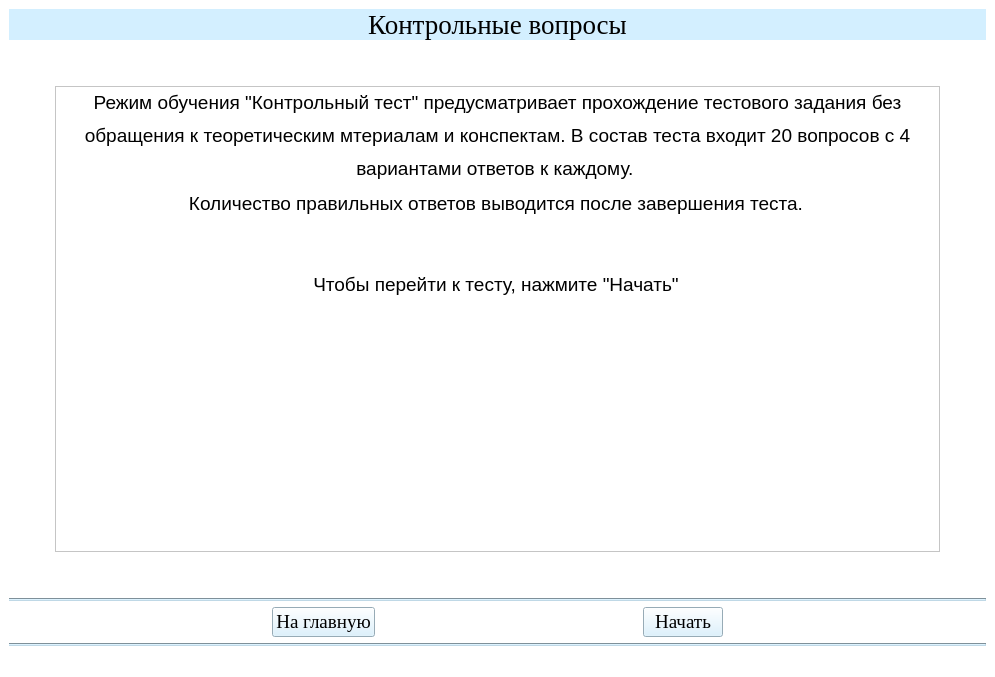
<?xml version="1.0" encoding="UTF-8"?>
<ui version="4.0">
 <class>Test0Window</class>
 <widget class="QMainWindow" name="Test0Window">
  <property name="geometry">
   <rect>
    <x>0</x>
    <y>0</y>
    <width>995</width>
    <height>677</height>
   </rect>
  </property>
  <property name="windowTitle">
   <string>АУК</string>
  </property>
  <property name="styleSheet">
   <string notr="true">background-color: rgb(255, 255, 255);</string>
  </property>
  <widget class="QWidget" name="centralwidget">
   <layout class="QGridLayout" name="gridLayout">
    <item row="1" column="0">
     <spacer name="horizontalSpacer_2">
      <property name="orientation">
       <enum>Qt::Horizontal</enum>
      </property>
      <property name="sizeType">
       <enum>QSizePolicy::Fixed</enum>
      </property>
      <property name="sizeHint" stdset="0">
       <size>
        <width>40</width>
        <height>20</height>
       </size>
      </property>
     </spacer>
    </item>
    <item row="1" column="2">
     <spacer name="horizontalSpacer_5">
      <property name="orientation">
       <enum>Qt::Horizontal</enum>
      </property>
      <property name="sizeType">
       <enum>QSizePolicy::Fixed</enum>
      </property>
      <property name="sizeHint" stdset="0">
       <size>
        <width>40</width>
        <height>20</height>
       </size>
      </property>
     </spacer>
    </item>
    <item row="1" column="1">
     <layout class="QVBoxLayout" name="verticalLayout_2">
      <item>
       <spacer name="verticalSpacer_2">
        <property name="orientation">
         <enum>Qt::Vertical</enum>
        </property>
        <property name="sizeType">
         <enum>QSizePolicy::Fixed</enum>
        </property>
        <property name="sizeHint" stdset="0">
         <size>
          <width>20</width>
          <height>40</height>
         </size>
        </property>
       </spacer>
      </item>
      <item>
       <widget class="QTextBrowser" name="textBrowser">
        <property name="html">
         <string>&lt;!DOCTYPE HTML PUBLIC &quot;-//W3C//DTD HTML 4.0//EN&quot; &quot;http://www.w3.org/TR/REC-html40/strict.dtd&quot;&gt;
&lt;html&gt;&lt;head&gt;&lt;meta name=&quot;qrichtext&quot; content=&quot;1&quot; /&gt;&lt;style type=&quot;text/css&quot;&gt;
p, li { white-space: pre-wrap; }
&lt;/style&gt;&lt;/head&gt;&lt;body style=&quot; font-family:'MS Shell Dlg 2'; font-size:8.25pt; font-weight:400; font-style:normal;&quot;&gt;
&lt;p align=&quot;center&quot; style=&quot; margin-top:12px; margin-bottom:0px; margin-left:0px; margin-right:0px; -qt-block-indent:0; text-indent:0px; line-height:150%;&quot;&gt;&lt;span style=&quot; font-family:'Times New Roman,serif,serif'; font-size:14pt; color:#000000;&quot;&gt;Режим обучения &amp;quot;Контрольный тест&amp;quot; предусматривает прохождение тестового задания без обращения к теоретическим мтериалам и конспектам. В состав теста входит 20 вопросов с 4 вариантами ответов к каждому. &lt;/span&gt;&lt;/p&gt;
&lt;p align=&quot;center&quot; style=&quot; margin-top:0px; margin-bottom:0px; margin-left:0px; margin-right:0px; -qt-block-indent:0; text-indent:0px; line-height:150%;&quot;&gt;&lt;span style=&quot; font-family:'Times New Roman,serif,serif'; font-size:14pt; color:#000000;&quot;&gt;Количество правильных ответов выводится после завершения теста.&lt;/span&gt;&lt;span style=&quot; font-size:8pt;&quot;&gt; &lt;/span&gt;&lt;/p&gt;
&lt;p align=&quot;center&quot; style=&quot; margin-top:0px; margin-bottom:0px; margin-left:0px; margin-right:0px; -qt-block-indent:0; text-indent:0px; line-height:150%;&quot;&gt;&lt;span style=&quot; font-family:'Times New Roman,serif'; font-size:14pt;&quot;&gt; &lt;/span&gt;&lt;span style=&quot; font-size:8pt;&quot;&gt; &lt;/span&gt;&lt;/p&gt;
&lt;p align=&quot;center&quot; style=&quot; margin-top:12px; margin-bottom:12px; margin-left:0px; margin-right:0px; -qt-block-indent:0; text-indent:0px; line-height:150%;&quot;&gt;&lt;span style=&quot; font-family:'Times New Roman,serif'; font-size:14pt;&quot;&gt;Чтобы перейти к тесту, нажмите &amp;quot;Начать&amp;quot;&lt;/span&gt;&lt;span style=&quot; font-size:8pt;&quot;&gt; &lt;/span&gt;&lt;/p&gt;&lt;/body&gt;&lt;/html&gt;</string>
        </property>
       </widget>
      </item>
     </layout>
    </item>
    <item row="2" column="1">
     <spacer name="verticalSpacer">
      <property name="orientation">
       <enum>Qt::Vertical</enum>
      </property>
      <property name="sizeType">
       <enum>QSizePolicy::Fixed</enum>
      </property>
      <property name="sizeHint" stdset="0">
       <size>
        <width>20</width>
        <height>40</height>
       </size>
      </property>
     </spacer>
    </item>
    <item row="0" column="0" colspan="3">
     <layout class="QVBoxLayout" name="verticalLayout">
      <item>
       <widget class="QLabel" name="label">
        <property name="font">
         <font>
          <family>Times New Roman</family>
          <pointsize>20</pointsize>
         </font>
        </property>
        <property name="styleSheet">
         <string notr="true">background-color: rgb(211, 239, 255);</string>
        </property>
        <property name="text">
         <string>Контрольные вопросы</string>
        </property>
        <property name="alignment">
         <set>Qt::AlignCenter</set>
        </property>
       </widget>
      </item>
     </layout>
    </item>
    <item row="3" column="0" colspan="3">
     <widget class="Line" name="line">
      <property name="styleSheet">
       <string notr="true">background-color: rgb(191, 216, 230);</string>
      </property>
      <property name="orientation">
       <enum>Qt::Horizontal</enum>
      </property>
     </widget>
    </item>
    <item row="4" column="0" colspan="3">
     <layout class="QHBoxLayout" name="horizontalLayout">
      <item>
       <spacer name="horizontalSpacer">
        <property name="orientation">
         <enum>Qt::Horizontal</enum>
        </property>
        <property name="sizeHint" stdset="0">
         <size>
          <width>40</width>
          <height>20</height>
         </size>
        </property>
       </spacer>
      </item>
      <item>
       <widget class="QPushButton" name="btn_glavnaya_test">
        <property name="font">
         <font>
          <family>Times New Roman</family>
          <pointsize>14</pointsize>
          <weight>50</weight>
          <bold>false</bold>
         </font>
        </property>
        <property name="styleSheet">
         <string notr="true">background-color: rgb(211, 239, 255);
color: rgb(0, 0, 0);</string>
        </property>
        <property name="text">
         <string>На главную</string>
        </property>
       </widget>
      </item>
      <item>
       <spacer name="horizontalSpacer_3">
        <property name="orientation">
         <enum>Qt::Horizontal</enum>
        </property>
        <property name="sizeHint" stdset="0">
         <size>
          <width>40</width>
          <height>20</height>
         </size>
        </property>
       </spacer>
      </item>
      <item>
       <widget class="QPushButton" name="btn_begin_test">
        <property name="font">
         <font>
          <family>Times New Roman</family>
          <pointsize>14</pointsize>
          <weight>50</weight>
          <bold>false</bold>
         </font>
        </property>
        <property name="styleSheet">
         <string notr="true">background-color: rgb(211, 239, 255);
color: rgb(0, 0, 0);</string>
        </property>
        <property name="text">
         <string>Начать</string>
        </property>
       </widget>
      </item>
      <item>
       <spacer name="horizontalSpacer_4">
        <property name="orientation">
         <enum>Qt::Horizontal</enum>
        </property>
        <property name="sizeHint" stdset="0">
         <size>
          <width>40</width>
          <height>20</height>
         </size>
        </property>
       </spacer>
      </item>
     </layout>
    </item>
    <item row="5" column="0" colspan="3">
     <widget class="Line" name="line_2">
      <property name="styleSheet">
       <string notr="true">background-color: rgb(191, 216, 230);</string>
      </property>
      <property name="orientation">
       <enum>Qt::Horizontal</enum>
      </property>
     </widget>
    </item>
   </layout>
  </widget>
  <widget class="QStatusBar" name="statusbar"/>
 </widget>
 <resources/>
 <connections/>
</ui>
